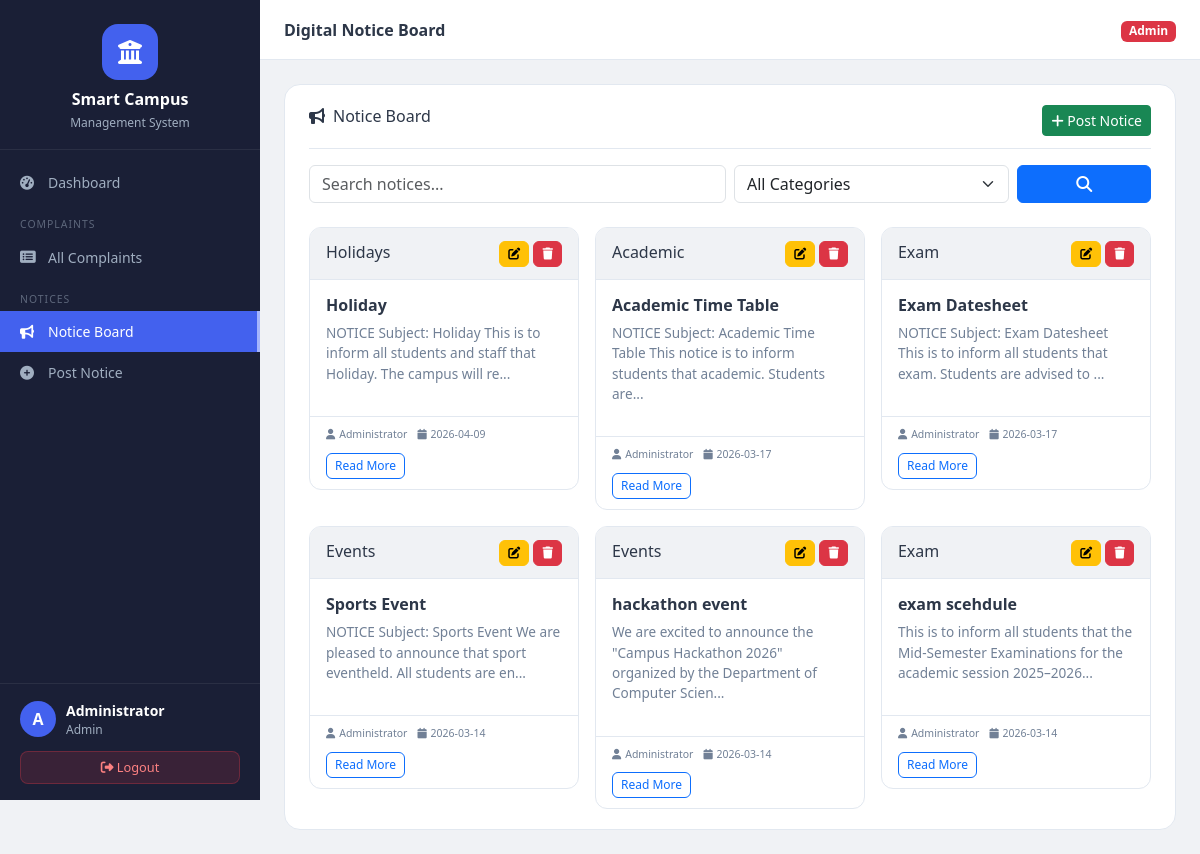
The page /notices/ (signed in) on the database its author committed.
### tables this page shows
CREATE TABLE users (
        id INTEGER PRIMARY KEY AUTOINCREMENT,
        name TEXT NOT NULL,
        email TEXT UNIQUE NOT NULL,
        password TEXT NOT NULL,
        role TEXT NOT NULL DEFAULT 'user',
        created_at TEXT NOT NULL
    );

CREATE TABLE notices (
        id INTEGER PRIMARY KEY AUTOINCREMENT,
        admin_id INTEGER NOT NULL,
        title TEXT NOT NULL,
        category TEXT NOT NULL,
        content TEXT NOT NULL,
        created_at TEXT NOT NULL,
        updated_at TEXT NOT NULL, qr_code TEXT,
        FOREIGN KEY (admin_id) REFERENCES users(id)
    );

### routes/notices.py (the view)
@notices_bp.route('/')
@login_required
def index():
    search = request.args.get('search', '').strip()
    category_filter = request.args.get('category', '')
    conn = get_connection()
    query = "SELECT n.*, u.name as admin_name FROM notices n JOIN users u ON n.admin_id=u.id"
    params = []
    conditions = []
    if search:
        conditions.append("(n.title LIKE ? OR n.content LIKE ?)")
        params += [f'%{search}%', f'%{search}%']
    if category_filter and category_filter in CATEGORIES:
        conditions.append("n.category=?")
        params.append(category_filter)
    if conditions:
        query += " WHERE " + " AND ".join(conditions)
    query += " ORDER BY n.created_at DESC"
    notices = conn.execute(query, params).fetchall()
    conn.close()
    return render_template(
        'notices/index.html',
        notices=notices,
        categories=CATEGORIES,
        search=search,
        category_filter=category_filter
    )

### models/database.py (called while the page is built)
def get_connection():
    conn = sqlite3.connect(DB_PATH)
    conn.row_factory = sqlite3.Row
    conn.execute("PRAGMA foreign_keys = ON")
    return conn

### routes/notices.py (called while the page is built)
def login_required(f):
    @wraps(f)
    def decorated(*args, **kwargs):
        if 'user_id' not in session:
            return redirect(url_for('auth.login'))
        return f(*args, **kwargs)
    return decorated

### templates/notices/index.html (shortened to what this page needs)
{% extends 'base.html' %}
{% block page_title %}Digital Notice Board{% endblock %}
{% block content %}
<div class="card-box">
    <div class="card-box-header">
        <h6><i class="fas fa-bullhorn me-2"></i>Notice Board</h6>
        {% if session.user_role == 'admin' %}
        <a href="{{ url_for('notices.create') }}" class="btn btn-sm btn-success">
            <i class="fas fa-plus"></i> Post Notice
        </a>
        {% endif %}
    </div>
    <form method="GET" class="row g-2 mb-4">
        <div class="col-md-6">
            <input type="text" name="search" class="form-control" placeholder="Search notices..." value="{{ search }}">
        </div>
        <div class="col-md-4">
            <select name="category" class="form-select">
                <option value="">All Categories</option>
            </select>
        </div>
        <div class="col-md-2">
            <button type="submit" class="btn btn-primary w-100">
                <i class="fas fa-search"></i>
            </button>
        </div>
    </form>
    {% if notices %}
    <div class="row g-3">
        {% for n in notices %}
        <div class="col-md-6 col-lg-4">
            <div class="notice-card">
                <div class="notice-card-header">
                    <span class="notice-category-badge cat-{{ n.category|lower }}">{{ n.category }}</span>
                    {% if session.user_role == 'admin' %}
                    <div class="notice-actions">
                        <a href="{{ url_for('notices.edit', notice_id=n.id) }}" class="btn btn-xs btn-warning" title="Edit">
                            <i class="fas fa-edit"></i>
                        </a>
                        <form method="POST" action="{{ url_for('notices.delete', notice_id=n.id) }}" style="display:inline" onsubmit="return confirm('Delete this notice?')">
                            <button type="submit" class="btn btn-xs btn-danger" title="Delete">
                                <i class="fas fa-trash"></i>
                            </button>
                        </form>
                    </div>
                    {% endif %}
                </div>
                <div class="notice-card-body">
                    <h6 class="notice-card-title">{{ n.title }}</h6>
                    <p class="notice-card-preview">{{ n.content[:100] }}{% if n.content|length > 100 %}...{% endif %}</p>
                </div>
                <div class="notice-card-footer">
                    <small><i class="fas fa-user me-1"></i>{{ n.admin_name }}</small>
                    <small><i class="fas fa-calendar me-1"></i>{{ n.created_at[:10] }}</small>
                    <a href="{{ url_for('notices.view', notice_id=n.id) }}" class="btn btn-xs btn-outline-primary">Read More</a>
                </div>
            </div>
        </div>
        {% endfor %}
    </div>
    {% endif %}
</div>
{% endblock %}

### templates/base.html (shortened to what this page needs)
<!DOCTYPE html>
<html lang="en">
<head>
    <link rel="stylesheet" href="https://cdn.jsdelivr.net/npm/bootstrap@5.3.0/dist/css/bootstrap.min.css">
    <link rel="stylesheet" href="https://cdnjs.cloudflare.com/ajax/libs/font-awesome/6.4.0/css/all.min.css">
    <link rel="stylesheet" href="{{ url_for('static', filename='css/style.css') }}">
</head>
<body>
{% if session.user_id %}
<div class="d-flex" id="wrapper">
    <nav id="sidebar" class="sidebar">
        <div class="sidebar-header">
            <div class="sidebar-logo">
                <i class="fas fa-university"></i>
            </div>
            <h5>Smart Campus</h5>
            <small>Management System</small>
        </div>
        <ul class="sidebar-nav">
            <li>
                <a href="{{ url_for('dashboard.index') }}" class="{% if request.endpoint == 'dashboard.index' %}active{% endif %}">
                    <i class="fas fa-tachometer-alt"></i> Dashboard
                </a>
            </li>
            {% if session.user_role == 'admin' %}
            <li class="nav-section">COMPLAINTS</li>
            <li>
                <a href="{{ url_for('complaints.all_complaints') }}" class="{% if request.endpoint == 'complaints.all_complaints' %}active{% endif %}">
                    <i class="fas fa-list-alt"></i> All Complaints
                </a>
            </li>
            <li class="nav-section">NOTICES</li>
            <li>
                <a href="{{ url_for('notices.index') }}" class="{% if request.endpoint == 'notices.index' %}active{% endif %}">
                    <i class="fas fa-bullhorn"></i> Notice Board
                </a>
            </li>
            <li>
                <a href="{{ url_for('notices.create') }}" class="{% if request.endpoint == 'notices.create' %}active{% endif %}">
                    <i class="fas fa-plus-circle"></i> Post Notice
                </a>
            </li>
            {% endif %}
        </ul>
        <div class="sidebar-footer">
            <div class="user-info">
                <div class="user-avatar">
                    {{ session.user_name[0]|upper }}
                </div>
                <div>
                    <div class="user-name">{{ session.user_name }}</div>
                    <div class="user-role">{{ session.user_role|capitalize }}</div>
                </div>
            </div>
            <a href="{{ url_for('auth.logout') }}" class="btn btn-logout">
                <i class="fas fa-sign-out-alt"></i> Logout
            </a>
        </div>
    </nav>
    <div id="content-wrapper">
        <nav class="topbar">
            <div class="topbar-title">{% block page_title %}Dashboard{% endblock %}</div>
            <div class="topbar-right">
                <span class="badge {% if session.user_role == 'admin' %}bg-danger{% else %}bg-primary{% endif %}">
                    {{ session.user_role|capitalize }}
                </span>
            </div>
        </nav>
        <main class="main-content">
            {% block content %}{% endblock %}
        </main>
    </div>
</div>
{% else %}
{% block auth_content %}{% endblock %}
{% endif %}
</body>
</html>

### static/css/style.css (style rules this page uses)
:root { --primary: #4361ee; --primary-dark: #3451d1; --success: #2ec4b6; --warning: #f77f00; --danger: #e63946; --sidebar-bg: #1a1f36; --sidebar-text: #a0aec0; --sidebar-active: #4361ee; --bg: #f0f2f5; --card-bg: #ffffff; --text: #2d3748; --border: #e2e8f0; }
* { box-sizing:border-box; }
body { font-family:'Segoe UI',system-ui,-apple-system,sans-serif; background:var(--bg); color:var(--text); margin:0; }
#wrapper { display:flex; min-height:100vh; width:100%; }
.sidebar { width:260px; min-height:100vh; background:var(--sidebar-bg); display:flex; flex-direction:column; position:fixed; left:0; top:0; z-index:100; transition:transform .3s ease; }
.sidebar-header { padding:24px 20px 16px; border-bottom:1px solid rgba(255,255,255,.07); text-align:center; }
.sidebar-logo { width:56px; height:56px; background:var(--primary); border-radius:16px; display:flex; align-items:center; justify-content:center; font-size:24px; color:#fff; margin:0 auto 10px; }
.sidebar-header h5 { color:#fff; margin:0; font-weight:700; font-size:1rem; }
.sidebar-header small { color:var(--sidebar-text); font-size:.75rem; }
.sidebar-nav { list-style:none; padding:12px 0; margin:0; flex:1; overflow-y:auto; }
.sidebar-nav li a { display:flex; align-items:center; gap:10px; padding:10px 20px; color:var(--sidebar-text); text-decoration:none; font-size:.875rem; transition:.2s; }
.sidebar-nav li a.active { background:var(--primary); color:#fff; border-right:3px solid #a5b4fc; }
.sidebar-nav li a i { width:18px; }
.nav-section { padding:14px 20px 4px; font-size:.65rem; letter-spacing:.1em; color:rgba(160,174,192,.5); text-transform:uppercase; }
.sidebar-footer { padding:16px 20px; border-top:1px solid rgba(255,255,255,.07); }
.user-info { display:flex; align-items:center; gap:10px; margin-bottom:12px; }
.user-avatar { width:36px; height:36px; background:var(--primary); border-radius:50%; display:flex; align-items:center; justify-content:center; color:#fff; font-weight:700; }
.user-name { color:#fff; font-size:.875rem; font-weight:600; }
.user-role { color:var(--sidebar-text); font-size:.75rem; }
.btn-logout { width:100%; background:rgba(230,57,70,.15); color:#fc8181; border:1px solid rgba(230,57,70,.3); font-size:.8rem; padding:6px 12px; border-radius:8px; }
#content-wrapper { margin-left:260px; flex:1; display:flex; flex-direction:column; width:100%; min-height:100vh; }
.topbar { background:#fff; border-bottom:1px solid var(--border); padding:0 24px; height:60px; display:flex; align-items:center; gap:16px; position:sticky; top:0; z-index:50; }
.topbar-title { font-weight:600; flex:1; }
.main-content { flex:1; padding:24px; width:100%; }
.card-box { background:#fff; border-radius:16px; padding:20px 24px; border:1px solid var(--border); width:100%; }
.card-box-header { display:flex; justify-content:space-between; align-items:center; margin-bottom:16px; border-bottom:1px solid var(--border); padding-bottom:12px; }
.notice-card { background:#fff; border:1px solid var(--border); border-radius:12px; overflow:hidden; display:flex; flex-direction:column; transition:.2s; }
.notice-card-header { padding:12px 16px; background:var(--bg); border-bottom:1px solid var(--border); display:flex; justify-content:space-between; }
.notice-card-body { padding:16px; flex:1; }
.notice-card-title { font-weight:600; margin-bottom:8px; }
.notice-card-preview { font-size:.85rem; color:#718096; }
.notice-card-footer { padding:10px 16px; border-top:1px solid var(--border); font-size:.75rem; color:#718096; display:flex; gap:10px; flex-wrap:wrap; }
.btn-xs { padding:3px 8px; font-size:.75rem; border-radius:6px; }

### rows shown on the page
users: user_name "Administrator", user_role "Admin"
notices: category "Holidays", title "Holiday", content "NOTICE Subject: Holiday This is to inform all students and staff that Holiday. The campus will re", admin_name "Administrator", created_at "2026-04-09"
notices: category "Academic", title "Academic Time Table", content "NOTICE Subject: Academic Time Table This notice is to inform students that academic. Students are", admin_name "Administrator", created_at "2026-03-17"
notices: category "Exam", title "Exam Datesheet", content "NOTICE Subject: Exam Datesheet This is to inform all students that exam. Students are advised to", admin_name "Administrator", created_at "2026-03-17"
notices: category "Events", title "Sports Event", content "NOTICE Subject: Sports Event We are pleased to announce that sport eventheld. All students are en", admin_name "Administrator", created_at "2026-03-14"
notices: category "Events", title "hackathon event", content "We are excited to announce the \"Campus Hackathon 2026\" organized by the Department of Computer Scien", admin_name "Administrator", created_at "2026-03-14"
notices: category "Exam", title "exam scehdule", content "This is to inform all students that the Mid-Semester Examinations for the academic session 2025–2026", admin_name "Administrator", created_at "2026-03-14"

### other values the page prints
{{ session.user_name[0]|upper }} "A"
